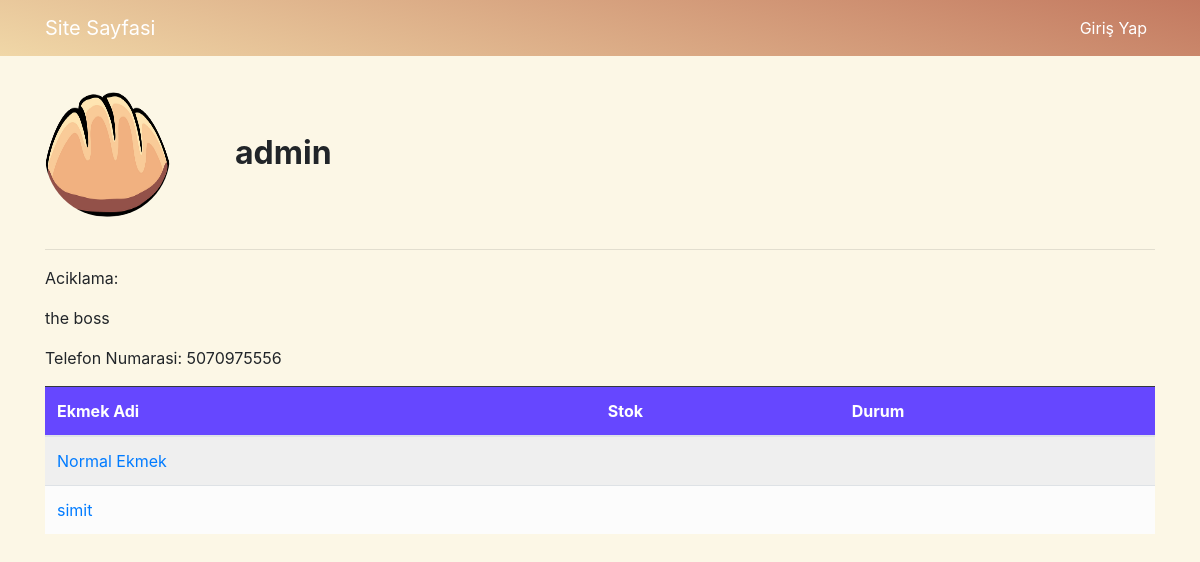
Before: /user/profil/1 with the older database file.
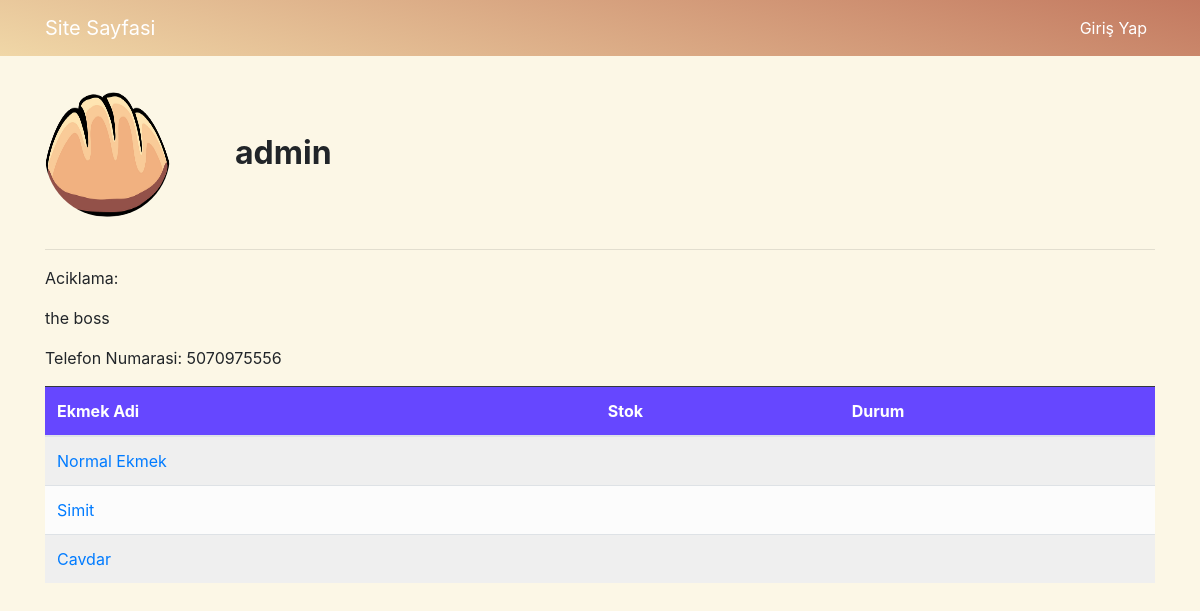
After: the same page with the newer database file.
### user/models.py (models this page shows)
class Profile(models.Model):
    user = models.OneToOneField(User, on_delete=models.CASCADE)
    profilResmi = models.ImageField(blank=True, null=True, verbose_name='Profil Resmi Ekle', upload_to='profil/', default='/static/finalLogo.png')
    aciklama = RichTextField(default='')
    telefonNumarasi = models.IntegerField(null=True, blank=True)
    primeColor = ColorField(default='#ffffff')
    secColor = ColorField(default='#000000')
    adres = models.CharField(default='Kayitli Adres Bulunmuyor', max_length=150)
    long = models.DecimalField(max_digits=9, decimal_places=6, default=00)
    lat = models.DecimalField(max_digits=9, decimal_places=6, default=00)

### ekmek/models.py (models this page shows, shortened)
class Ekmek(models.Model):
    stokChoices = [
        ('Var', 'Var'),
        ('Yok', 'Yok'),
    ]
    durumChoices = [
        ('Sicak', 'Sicak'),
        ('Soguk', 'Soguk'),
        ('-', '-'),
    ]
    uretici = models.ForeignKey("auth.User", on_delete = models.CASCADE, verbose_name = "Üretici")
    ekmekAdi = models.CharField(max_length=50, verbose_name="Ekmek Cinsi")
    ekmekDetayi = RichTextField(default='')
    ekmekResmi = models.ImageField(blank=True, null=True, verbose_name='Ekmek Resmi Ekle', upload_to='ekmek/')
    sonSicak = models.CharField(max_length=40,blank=True, null=True, verbose_name='Sicak Cikis Tarihi', default='1 Ocak 1970')

### user/views.py (the view)
# urls.py: path('profil/<int:id>', views.profil, name='profil'),
def profil(request, id):
    user = get_object_or_404(User, id=id)
    profil = Profile.objects.filter(user=user).first()
    ekmekler = Ekmek.objects.filter(uretici = user)
    return render(request, "profile.html", {"user":user, "profil":profil, "ekmekler":ekmekler})

### templates/profile.html
{% extends 'layout.html' %}
{% block body %}
<div class="row">
    <div class="col-sm-2">
        {% if profil.profilResmi %}
        <img class="btn-md" src="{{profil.profilResmi.url}}" alt="" style="border-radius:50%; margin-top: 10%; margin-bottom: 10%;" width="125" height="125">
        {% endif %}
    </div>
    <div class="col-sm-4">
        <h2 style="margin-top:16.5%"><strong>{{user}}</strong></h2>
    </div>
</div>
<hr>
<p>Aciklama:{{profil.aciklama|safe}}</p>
<p>Telefon Numarasi: {{profil.telefonNumarasi}}</p>
{% if ekmekler %}
<div class="row">
    <div class="col">
<table class="table table-striped table-hover table-responsive-sm" style="background-color: {{profil.secColor}}">
        <thead class="table-dark" style="background-color: {{profil.primeColor}}">
          <tr>
            <th scope="col">Ekmek Adi</th>
            <th scope="col">Stok</th>
            <th scope="col">Durum</th>
          </tr>
        </thead>
        <tbody>
            {% for ekmek in ekmekler %}
            <tr>
            <td><a href="/ekmek/detay/{{ekmek.id}}">{{ekmek.ekmekAdi}}</a></td>
            <td>{{ekmek.stok}}</td>
            <td>{{ekmek.durum}}</td>
          </tr>
            {% endfor %}
        </tbody>
      </table>
      </div>
      </div>
{% else %}
<div class="alert alert-danger">Henüz eklenmis bir ekmek turu yok.(</div>
{% endif %}
{% endblock body %}

### templates/layout.html (shortened to what this page needs)
<!DOCTYPE html>
{% load static %}
<html lang="en">
<head>
    <link rel="stylesheet" href="{% static 'css/bootstrap.min.css' %}">
</head>
<body  style="background-color: #fcf7e6">
    {% include 'includes/navbar.html' %}
    <div style="margin-top: 20px;" class="container">
        {% block body %}
        {% endblock body %}
        <br><br><br>
    </div>
</body>
</html>

### templates/includes/navbar.html (shortened to what this page needs)
<nav class="navbar navbar-expand-lg navbar-dark bg-custom-2">
 <div class="container">
    {% if request.user.is_authenticated %}
    <a class="navbar-brand" href="{% url 'ekmekKontrol' %}"><b>Ekmek Kontrol</b></a>
    <a class="navbar-brand" href="{% url 'dashboard' %}">Kontrol Paneli</a>
<ul class="navbar-nav ml-auto">
        <li class="nav-item active">
            <a class="nav-link" href="{% url 'index' %}">Site Sayfasi</a>
        </li>
        <li class="nav-item active">
            <a class="nav-link" href="{% url 'user:logout' %}">Cikis Yap</a>
        </li>
  </ul>
    {% else %}
    <a class="navbar-brand" href="{% url 'index' %}">Site Sayfasi</a>
  <ul class="navbar-nav ml-auto">
    <li class="nav-item active">
            <a class="nav-link" href="/user/login">Giriş Yap</a>
    </li>
  </ul>
    {% endif %}
  </div>
</nav>

### templates/includes/navbar.html (style rules this page uses)
.bg-custom-2 { background-image: linear-gradient(15deg, #f0d7a7 0%, #c37960 100%); }

Changed rows visible on the page:
changed Ekmek: ekmekAdi "simit" → "Simit"
added Ekmek: ekmekAdi "Cavdar"
